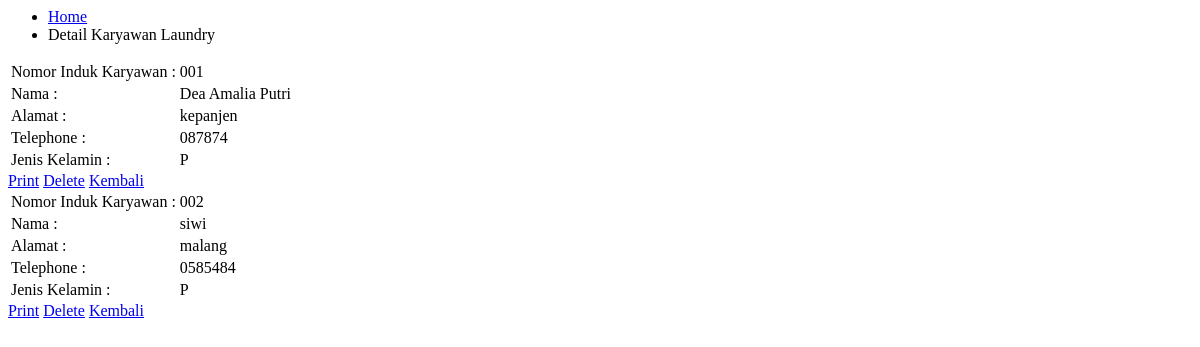
/modules/karyawan/karyawan-show.php, run on an earlier commit of the app's database.
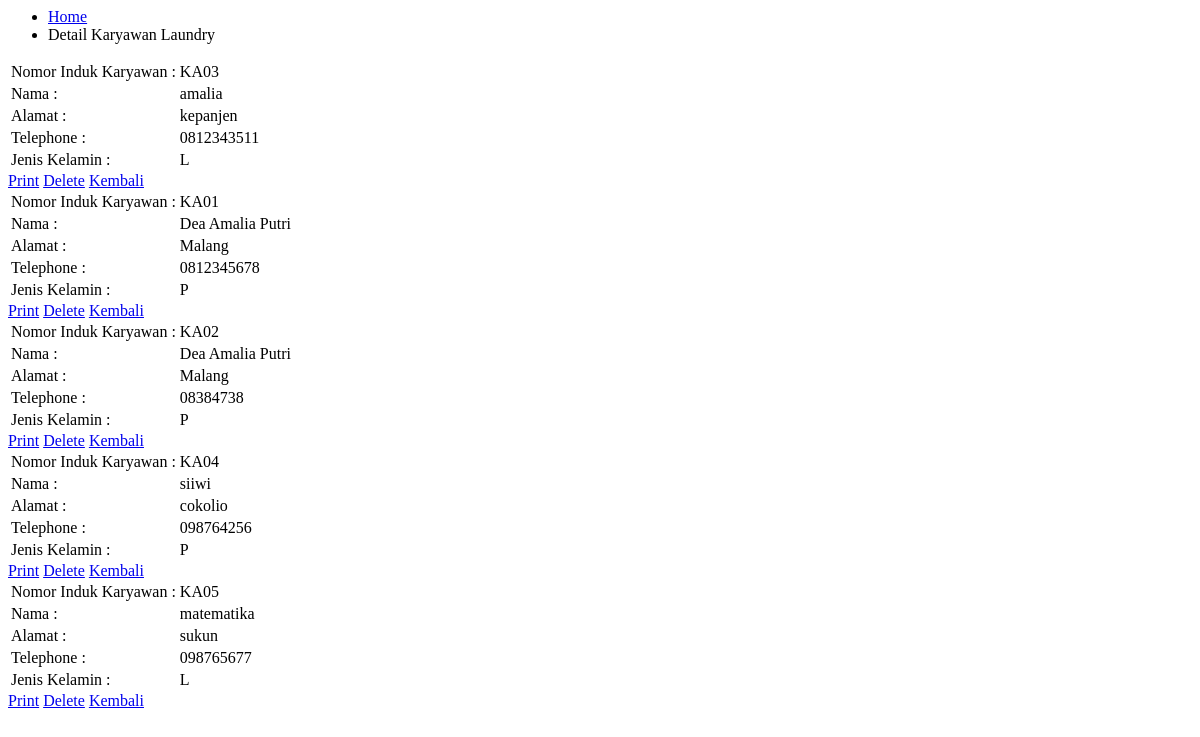
And on a later commit of the database.
### tables this page shows
CREATE TABLE `karyawan` (
  `id` int(11) NOT NULL,
  `nik` varchar(20) NOT NULL,
  `nama` varchar(50) NOT NULL,
  `alamat` varchar(50) NOT NULL,
  `telp` varchar(50) NOT NULL,
  `gender` enum('L','P') NOT NULL
);

### database.php (called while the page is built, shortened)
<?php
class Database {
	private $db_host = "localhost";
	private $db_user = "root";
	private $db_pass = "";
	private $db_name = "11_deaamaliaputri_laundry";
	var $con = false;
    var $myconn = "";
	var $result = array();
    function __construct() {
        if(!$this->con){
            $this->myconn = new mysqli($this->db_host, $this->db_user, $this->db_pass, $this->db_name);
            if($this->myconn->connect_errno > 0){
                array_push($this->result, $this->myconn->connect_error);
                return false;
            }else{
                $this->myconn->set_charset('utf8');
                $this->con = true;
                return true;
            }
        } else {
            return true;
        }
    }
	public function select($table, $rows = '*', $join = null,$join2 = null , $where = null, $order = null, $limit = null){
		$q = 'SELECT '.$rows.' FROM '.$table;
        if($this->tableExists($table)){
        	$query = $this->myconn->query($q);
			if($query){
				$this->numResults = $query->num_rows;
				for($i = 0; $i < $this->numResults; $i++){
					$r = $query->fetch_array();
                	$key = array_keys($r);
                	for($x = 0; $x < count($key); $x++){
                    	if(!is_int($key[$x])){
                    		if($query->num_rows >= 1){
                    			$this->result[$i][$key[$x]] = $r[$key[$x]];
							}else{
								$this->result[$i][$key[$x]] = null;
							}
						}
					}
				}
				return true;
			}else{
				array_push($this->result, $this->myconn->error);
				return false;
			}
      	}else{
      		return false;
    	}
    }
	private function TableExists($table) {
    	$res = $this->myconn->query('SHOW TABLES LIKE "'.$table.'"');
    	if(isset($res->num_rows)) {
        	return $res->num_rows > 0 ? true : false;
    	} else {
    		array_push($this->result, $table." does not exist in this database");
    		return false;
    	}
	}
    public function getResult(){
        $val = $this->result;
        $this->result = array();
        return $val;
    }
}

### modules/karyawan/karyawan-show.php (the view, shortened to what this page needs)
<?php require_once("database.php");
?>
<nav aria-label="You are here:" role="navigation">
<ul class="breadcrumbs">
  <li>
    <a href="?module=karyawan?">Home</a></li>
  <li class="disabled">Detail Karyawan Laundry</li>
</ul>
</nav>
<div class="grid-x grid-padding-x">
<?php
$db = new Database();
$db->select('karyawan',
'karyawan.id,
karyawan.nik,
karyawan.nama,
karyawan.alamat,
karyawan.telp,
karyawan.gender'
);
$res= $db->getResult();
if(count($res) == 0){ ?>
  <table>
    <tbody>
      <tr>
        <td>Data yang anda cari tidak ada atau terhapus</td>
      </tr>
    </tbody>
  </table>
<?php }else{
  foreach ($res as &$r){
?>
<table id="print-area">
  <tbody>
  <tr>
  <td>Nomor Induk Karyawan :</td>
  <td><?php echo $r['nik']; ?></td>
</tr>
<tr>
  <td>Nama :</td>
  <td><?php echo $r['nama']; ?></td>
</tr>
<tr>
  <td>Alamat :</td>
  <td><?php echo $r['alamat']; ?></td>
</tr>
<tr>
  <td>Telephone :</td>
  <td><?php echo $r['telp']; ?></td>
</tr>
<tr>
  <td>Jenis Kelamin :</td>
  <td><?php echo $r['gender']; ?></td>
</tr>
  </tbody>
</table>
<a class="button" href="javascript:printDiv('print-area');" >Print</a>
<a href="?module=karyawan-delete&id=<?php echo $r['id']; ?>"onClick='return confirm("Apakah yakin menghapus?")' class="alert button">Delete</a>
<a class="button" href='javascript:self.history.back();'>Kembali</a>
</div>
<?php }}?>

What changed in the data, as far as the page shows it:
removed karyawan: nik "001", nama "Dea Amalia Putri", alamat "kepanjen", telp "087874", gender "P"
removed karyawan: nik "002", nama "siwi", alamat "malang", telp "0585484", gender "P"
added karyawan: nik "KA03", nama "amalia", alamat "kepanjen", telp "0812343511", gender "L"
added karyawan: nik "KA01", nama "Dea Amalia Putri", alamat "Malang", telp "0812345678", gender "P"
added karyawan: nik "KA02", nama "Dea Amalia Putri", alamat "Malang", telp "08384738", gender "P"
added karyawan: nik "KA04", nama "siiwi", alamat "cokolio", telp "098764256", gender "P"
added karyawan: nik "KA05", nama "matematika", alamat "sukun", telp "098765677", gender "L"
